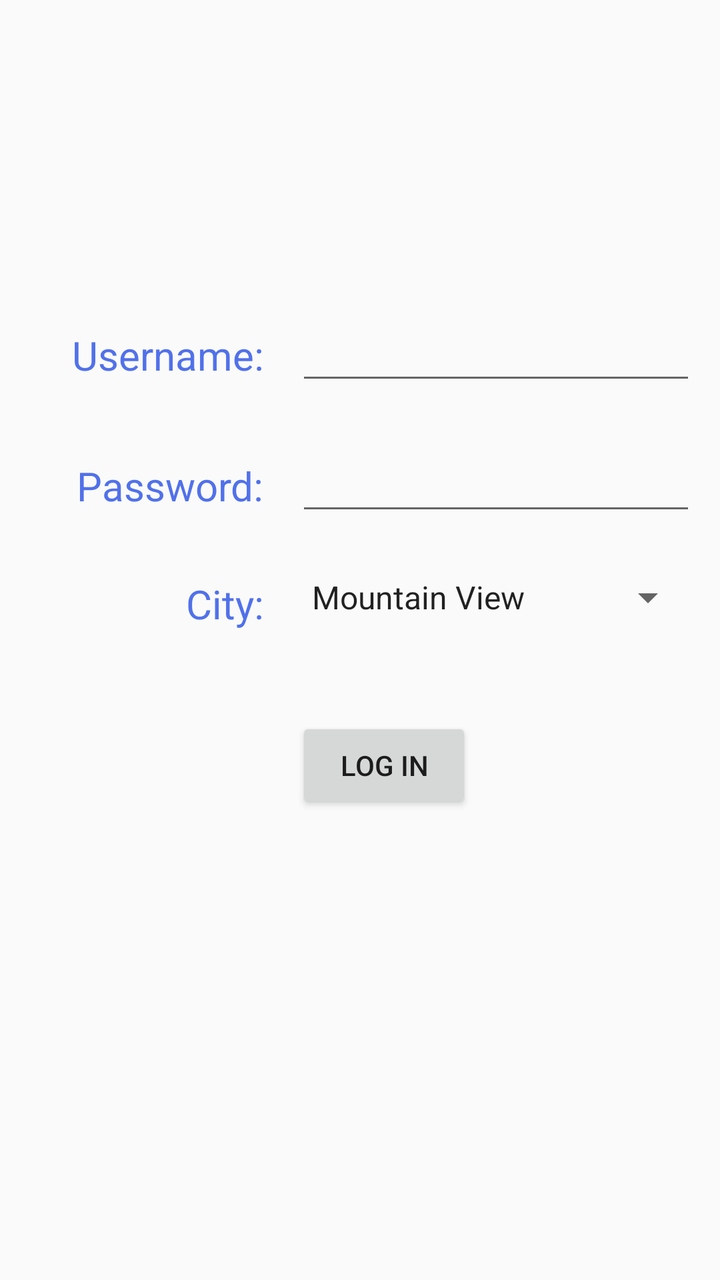
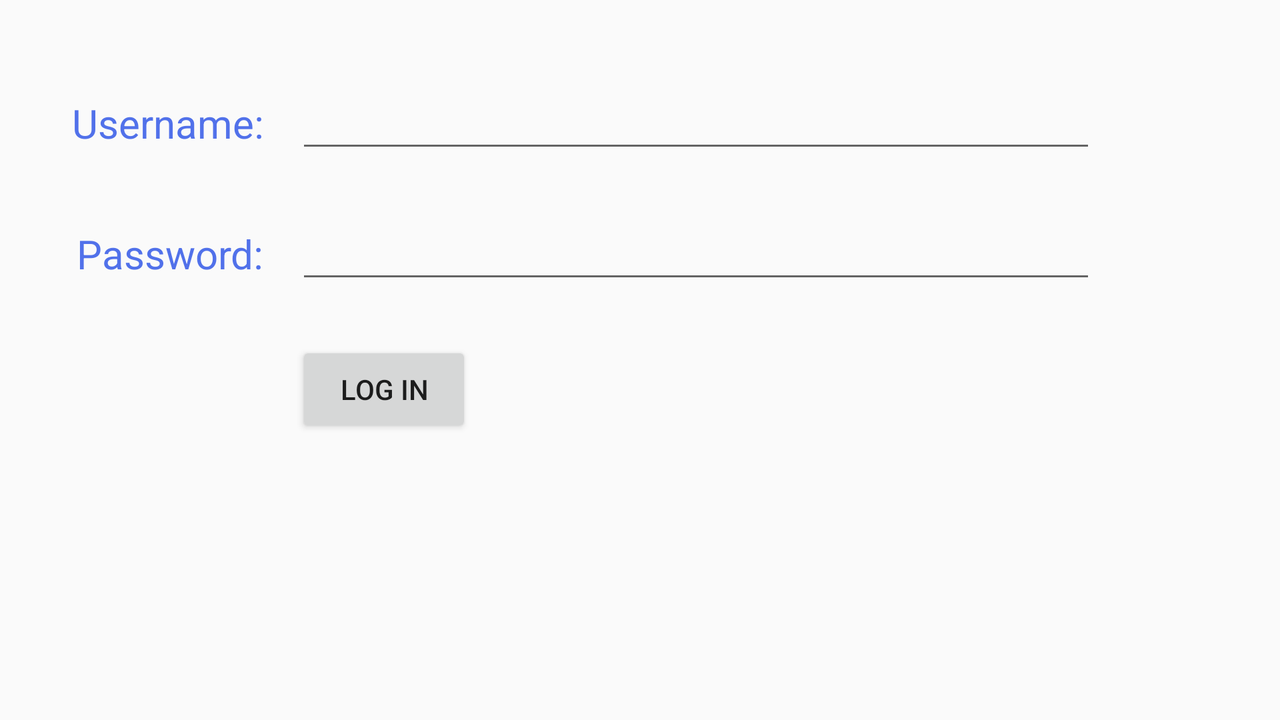

Compare how this app lays out the same screen by default and in its alternative resource folder. The renders come first, then the two layout files and the values they reference.
<!-- AndroidManifest.xml: application theme AppTheme -->
<!-- res/layout/activity_login.xml -->
<?xml version="1.0" encoding="utf-8"?>
<androidx.constraintlayout.widget.ConstraintLayout xmlns:android="http://schemas.android.com/apk/res/android"
    xmlns:app="http://schemas.android.com/apk/res-auto"
    xmlns:tools="http://schemas.android.com/tools"
    android:layout_width="match_parent"
    android:layout_height="match_parent"
    tools:context=".activities.LoginActivity">

    <EditText
        android:id="@+id/edit_password"
        android:layout_width="200dp"
        android:layout_height="wrap_content"
        android:layout_marginTop="24dp"
        android:ems="10"
        android:inputType="textPersonName"
        app:layout_constraintStart_toStartOf="@+id/guideline"
        app:layout_constraintTop_toBottomOf="@+id/edit_user_name" />

    <EditText
        android:id="@+id/edit_user_name"
        android:layout_width="200dp"
        android:layout_height="wrap_content"
        android:layout_marginTop="156dp"
        android:ems="10"
        android:inputType="textPersonName"
        app:layout_constraintStart_toStartOf="@+id/guideline"
        app:layout_constraintTop_toTopOf="parent" />

    <TextView
        android:id="@+id/textView3"
        style="@style/login_form_label"
        android:layout_width="wrap_content"
        android:layout_height="wrap_content"
        android:layout_marginTop="8dp"
        android:layout_marginEnd="16dp"
        android:text="@string/label_password"
        app:layout_constraintEnd_toStartOf="@+id/guideline"
        app:layout_constraintTop_toTopOf="@+id/edit_password" />

    <Button
        android:id="@+id/button_login"
        android:layout_width="wrap_content"
        android:layout_height="wrap_content"
        android:layout_marginTop="96dp"
        android:text="@string/button_login"
        app:layout_constraintStart_toStartOf="@+id/guideline"
        app:layout_constraintTop_toBottomOf="@+id/edit_password" />

    <TextView
        android:id="@+id/textView2"
        style="@style/login_form_label"
        android:layout_marginTop="8dp"
        android:layout_marginEnd="16dp"
        android:text="@string/label_username"
        app:layout_constraintEnd_toStartOf="@+id/guideline"
        app:layout_constraintTop_toTopOf="@+id/edit_user_name" />

    <androidx.constraintlayout.widget.Guideline
        android:id="@+id/guideline"
        android:layout_width="wrap_content"
        android:layout_height="wrap_content"
        android:orientation="vertical"
        app:layout_constraintGuide_begin="148dp" />

    <ImageView
        android:id="@+id/imageView"
        android:layout_width="409dp"
        android:layout_height="120dp"
        app:layout_constraintEnd_toEndOf="parent"
        app:layout_constraintStart_toStartOf="parent"
        app:layout_constraintTop_toTopOf="parent"
        app:srcCompat="@drawable/intuit_logo" />

    <TextView
        android:id="@+id/textView"
        style="@style/login_form_label"
        android:layout_width="wrap_content"
        android:layout_height="wrap_content"
        android:layout_marginTop="32dp"
        android:layout_marginEnd="16dp"
        android:text="@string/label_city"
        app:layout_constraintEnd_toStartOf="@+id/guideline"
        app:layout_constraintTop_toBottomOf="@+id/textView3" />

    <Spinner
        android:id="@+id/spinnerCity"
        android:layout_width="200dp"
        android:layout_height="wrap_content"
        android:layout_marginTop="24dp"
        android:entries="@array/cities"
        app:layout_constraintStart_toStartOf="@+id/guideline"
        app:layout_constraintTop_toBottomOf="@+id/edit_password" />


</androidx.constraintlayout.widget.ConstraintLayout>
<!-- resources referenced by this layout -->
<resources>
  <string-array name="cities">
          <item>Mountain View</item>
          <item>San Diego</item>
          <item>Dublin</item>
          <item>Hong Kong</item>
          <item>Buenos Aires</item>
          <item>Mexico City</item>
          <item>Dallas</item>
          <item>Toronto</item>
      </string-array>
  <string name="button_login">Log In</string>
  <string name="label_city">City:</string>
  <string name="label_password">Password:</string>
  <string name="label_username">Username:</string>
  <style name="login_form_label">
          <item name="android:layout_width">wrap_content</item>
          <item name="android:layout_height">wrap_content</item>
          <item name="android:layout_marginTop">8dp</item>
          <item name="android:layout_marginEnd">@dimen/margin_label</item>
          <item name="android:textColor">@color/colorFormLabel</item>
          <item name="android:textSize">20sp</item>
      </style>
  <style name="AppTheme" parent="Theme.AppCompat.DayNight.DarkActionBar">
          
          <item name="colorPrimary">@color/colorPrimary</item>
          <item name="colorPrimaryDark">@color/colorPrimaryDark</item>
          <item name="colorAccent">@color/colorAccent</item>
      </style>
  <dimen name="margin_label">16dp</dimen>
  <color name="colorFormLabel">#5171EA</color>
  <color name="colorPrimary">#6200EE</color>
  <color name="colorPrimaryDark">#3700B3</color>
  <color name="colorAccent">#03DAC5</color>
</resources>
<!-- res/layout-land/activity_login.xml (the repository's variant of the layout above) -->
<!-- drawn on the phone turned sideways -->
<?xml version="1.0" encoding="utf-8"?>
<androidx.constraintlayout.widget.ConstraintLayout xmlns:android="http://schemas.android.com/apk/res/android"
    xmlns:app="http://schemas.android.com/apk/res-auto"
    xmlns:tools="http://schemas.android.com/tools"
    android:layout_width="match_parent"
    android:layout_height="match_parent"
    tools:context=".LoginActivity">

    <EditText
        android:id="@+id/edit_password"
        android:layout_width="400dp"
        android:layout_height="wrap_content"
        android:layout_marginTop="24dp"
        android:ems="10"
        android:inputType="textPersonName"
        app:layout_constraintStart_toStartOf="@+id/guideline"
        app:layout_constraintTop_toBottomOf="@+id/edit_user_name" />

    <EditText
        android:id="@+id/edit_user_name"
        android:layout_width="400dp"
        android:layout_height="wrap_content"
        android:layout_marginTop="40dp"
        android:ems="10"
        android:inputType="textPersonName"
        app:layout_constraintStart_toStartOf="@+id/guideline"
        app:layout_constraintTop_toTopOf="parent" />

    <TextView
        style="@style/login_form_label"
        android:layout_width="wrap_content"
        android:layout_height="wrap_content"
        android:layout_marginTop="8dp"
        android:layout_marginEnd="16dp"
        android:text="@string/label_password"
        app:layout_constraintEnd_toStartOf="@+id/guideline"
        app:layout_constraintTop_toTopOf="@+id/edit_password" />

    <Button
        android:id="@+id/button_login"
        android:layout_width="wrap_content"
        android:layout_height="wrap_content"
        android:layout_marginTop="24dp"
        android:text="@string/button_login"
        app:layout_constraintStart_toStartOf="@+id/guideline"
        app:layout_constraintTop_toBottomOf="@+id/edit_password" />

    <TextView
        android:id="@+id/textView2"
        style="@style/login_form_label"
        android:layout_marginTop="8dp"
        android:layout_marginEnd="16dp"
        android:text="@string/label_username"
        app:layout_constraintEnd_toStartOf="@+id/guideline"
        app:layout_constraintTop_toTopOf="@+id/edit_user_name" />

    <androidx.constraintlayout.widget.Guideline
        android:id="@+id/guideline"
        android:layout_width="wrap_content"
        android:layout_height="wrap_content"
        android:orientation="vertical"
        app:layout_constraintGuide_begin="148dp" />


</androidx.constraintlayout.widget.ConstraintLayout>
<!-- resources referenced by the variant -->
<!-- as the phone turned sideways resolves them -->
<resources>
  <string name="button_login">Log In</string>
  <string name="label_password">Password:</string>
  <string name="label_username">Username:</string>
  <style name="login_form_label">
          <item name="android:layout_width">wrap_content</item>
          <item name="android:layout_height">wrap_content</item>
          <item name="android:layout_marginTop">8dp</item>
          <item name="android:layout_marginEnd">@dimen/margin_label</item>
          <item name="android:textColor">@color/colorFormLabel</item>
          <item name="android:textSize">20sp</item>
      </style>
  <style name="AppTheme" parent="Theme.AppCompat.DayNight.DarkActionBar">
          
          <item name="colorPrimary">@color/colorPrimary</item>
          <item name="colorPrimaryDark">@color/colorPrimaryDark</item>
          <item name="colorAccent">@color/colorAccent</item>
      </style>
  <dimen name="margin_label">16dp</dimen>
  <color name="colorFormLabel">#5171EA</color>
  <color name="colorPrimary">#6200EE</color>
  <color name="colorPrimaryDark">#3700B3</color>
  <color name="colorAccent">#03DAC5</color>
</resources>
